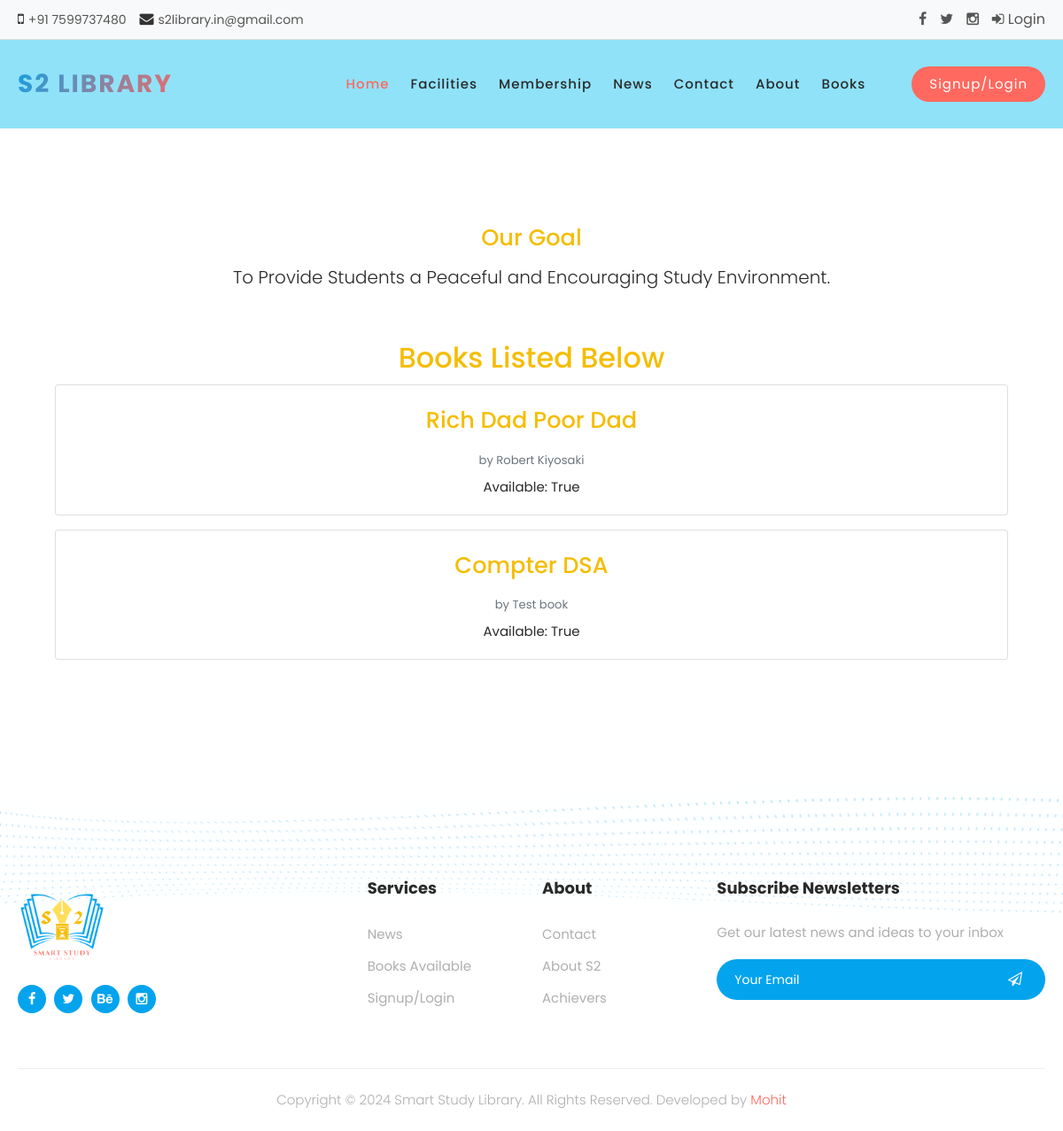
/s2books/, run on the app's committed database.
### library/models.py (models this page shows, shortened)
class S2Book(models.Model):
    book_title = models.CharField(max_length=50)
    author = models.CharField(max_length=25)
    available = models.BooleanField(default=True)

### library/views.py (the view)
# urls.py: path('s2books/', views.s2book_list, name='s2book_list'),
def s2book_list(request):
    s2books = S2Book.objects.all()
    return render(request, 's2book_list.html', {'s2books': s2books})

### templates/s2book_list.html (shortened to what this page needs)
{% extends 'base.html' %}
{% load static %}
{% block content %}
<section id="resume" class="grey-section" style="text-align:justify; margin-top: 20px;">
    <div class="row section-intro">
       <div class="col-twelve">
         <h5>Our Goal</h5>
         <p class="lead">To Provide Students a Peaceful and Encouraging Study Environment.</p>
       </div>
     </div>
    <div class="row section-intro resume-timeline">
      <div class="resume-header">
       <h2>Books Listed Below</h2>
      </div>
      <div style="margin-top: 10px;">
        {% for book in s2books %}
                  <div class="card mb-3">
                    <div class="card-body">
                        <h5 class="card-title">{{ book.book_title }}</h5>
                        <p class="card-text"><small class="text-muted">by {{ book.author }}</small></p>
                        <p class="card-text">Available: {{ book.available }}</p>
                    </div>
                  </div>
        {% endfor %}
      </div>
    </div>
</section>
{% endblock %}

### staticfiles/assets/assets/css/s2lib.css (style rules this page uses)
html, body, div, span, applet, object, iframe, h1, h2, h3, h4, h5, h6, p, blockquote, div pre, a, abbr, acronym, address, big, cite, code, del, dfn, em, font, img, ins, kbd, q, s, samp, small, strike, strong, sub, sup, tt, var, b, u, i, center, dl, dt, dd, ol, ul, li, figure, header, nav, section, article, aside, footer, figcaption { margin: 0; padding: 0; border: 0; outline: 0; }
header, nav, section, article, aside, footer, hgroup { display: block; }
* { box-sizing: border-box; }
html, body { font-family: 'Poppins', sans-serif; font-weight: 400; background-color: #fff; -ms-text-size-adjust: 100%; -webkit-font-smoothing: antialiased; -moz-osx-font-smoothing: grayscale; }
h1, h2, h3, h4, h5, h6 { margin-top: 0px; margin-bottom: 0px; }
p { font-size: 15px; line-height: 30px; color: #2a2a2a; }
html, body { background: #fff; font-family: 'Poppins', sans-serif; }
#resume { padding-top: 5rem; padding-bottom: 1rem; }
#resume .resume-header { text-align: center; }
#resume .resume-header h2 { color: #F5BD02; }
#resume .resume-timeline { max-width: 1100px; }
.grey-section { background: #ffffff; }
.section-intro { max-width: 700px; margin-left: auto; margin-right: auto; text-align: center; margin-bottom: 3.6rem; position: relative; }
.section-intro h5 { color: #F5BD02; font-size: 1.6rem; line-height: 1.875; margin-bottom: 0.3rem; }

### data on the page
S2Book: book_title "Rich Dad Poor Dad", author "Robert Kiyosaki", available "True"
S2Book: book_title "Compter DSA", author "Test book", available "True"
